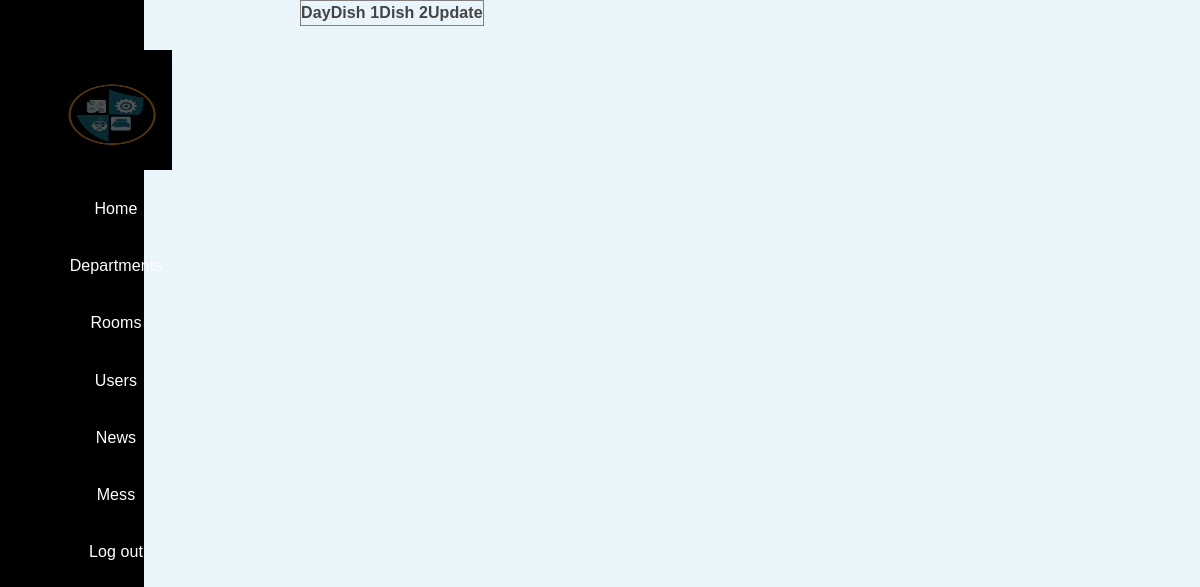
The page /mess.php on the database as committed earlier.
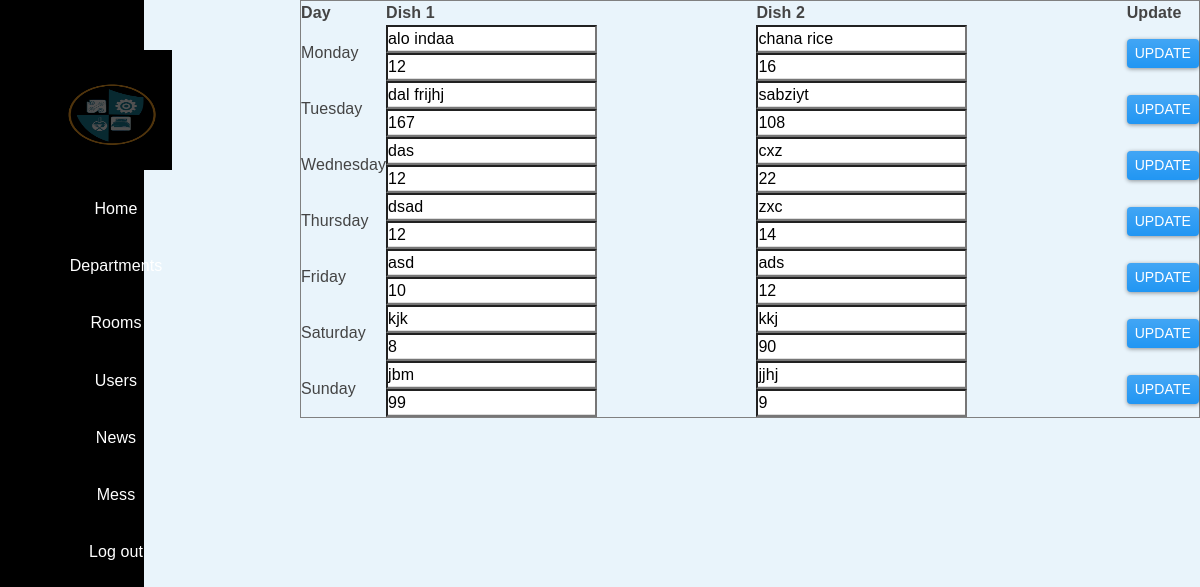
The same page on the database as committed later.
### tables this page shows
CREATE TABLE `mess` (
  `id` int(11) NOT NULL,
  `dish1` varchar(100) NOT NULL,
  `dish2` varchar(100) NOT NULL,
  `dish1_units` int(11) NOT NULL,
  `dish2_units` int(11) NOT NULL,
  `day` smallint(6) NOT NULL
);

### helpers/helpers.php (called while the page is built, shortened)
<?php
function assets($url = null, $cond)
{
    if ($cond == 2)
        $folder = 'images/';
    elseif ($cond == 1)
        $folder = 'css/';
    elseif ($cond == 3)
        $folder = 'js/';
    else
        $folder = '';
    if ($url != null) {
        return SITE_URL . 'assets/' . $folder . $url . '?refresh=' . time();
    }
    return SITE_URL;
}

### helpers/dbfun.php (called while the page is built, shortened)
<?php
function all_data($db, $table, $where = null, $count = false)
{
    $condition = '';
    $qry = "SELECT * FROM $table  $condition ";
    $res = mysqli_query($db, $qry);
    if ($count == false) {
        return mysqli_fetch_all($res, MYSQLI_ASSOC);
    } elseif ($count == true) {
        return mysqli_num_rows($res);
    }
}

### mess.php (the view, shortened to what this page needs)
<?php require_once 'layout/admin/header.php'; ?>
<?php include_once 'layout/admin/sidebar.php'; ?>
<?php
$mess = all_data($db, 'mess');?>
<div style="margin-left: 300px;">
    <div>
        <table border="1">
            <thead>
                <tr>
                    <th>Day</th>
                    <th>Dish 1</th>
                    <th>Dish 2</th>
                    <th>Update</th>
                </tr>
            </thead>
            <tbody>
                <?php foreach ($mess as $single) {
                ?>
                    <tr>
                        <td><?= date('l', strtotime("Sunday +{$single['day']} days")) ?></td>
                        <td>
                            <input type="text" value="<?= $single['dish1'] ?>" id="dish1<?= $single['day'] ?>">
                            <input type="text" value="<?= $single['dish1_units'] ?>" id="dish1-units<?= $single['day'] ?>">
                        </td>
                        <td>
                            <input type="text" value="<?= $single['dish2'] ?>" id="dish2<?= $single['day'] ?>">
                            <input type="text" value="<?= $single['dish2_units'] ?>" id="dish2-units<?= $single['day'] ?>">
                        </td>
                        <td><input type="button" class="btn btn-sm btn-primary update-dish" value="update" data-day="<?= $single['day'] ?>" /></td>
                    </tr>
                <?php } ?>
            </tbody>
        </table>
    </div>
</div>
<?php require_once 'layout/admin/footer.php'; ?>

### layout/admin/header.php (shortened to what this page needs)
<!DOCTYPE html>
<html lang="en">
<head>
    <link rel="stylesheet" href="<?= assets('bootstrap.min.css',1)?>">
    <link rel="stylesheet" href="<?= assets('style.css',1)?>">
</head>
<body>

### layout/admin/sidebar.php
<div class="menu-bar">
        <ul>
            <img src="<?= assets('logo.jpg',2)?>" alt="" class="logo" height="120" width="120">
            <a href="dashboard.php">
                <li><i class="fa fa-user" aria-hidden="true"></i>Home</li>
            </a>
            <a href="departments.php">
                <li><i class="fa fa-user" aria-hidden="true"></i>Departments</li>
            </a>
            <a href="rooms.php">
                <li><i class="fa fa-user" aria-hidden="true"></i>Rooms</li>
            </a>
            <a href="users.php">
                <li><i class="fa fa-bed" aria-hidden="true"></i>Users</li>
            </a>
            <a href="news.php">
                <li><i class="fa fa-cutlery" aria-hidden="true"></i>News</li>
            </a>
            <a href="mess.php">
                <li><i class="fa fa-fire" aria-hidden="true"></i>Mess</li>
            </a>
            <a href="D:\FYP-2023\Mess management system.html">
                <li><i class="fa fa-sign-out" aria-hidden="true"></i>Log out</li>
            </a>
        </ul>
    </div>

### layout/admin/footer.php (shortened to what this page needs)
</body>
</html>

### assets/css/style.css (style rules this page uses)
* { padding: 0%; margin: 0%; box-sizing: border-box; }
body { background-color: #e9f4fb; box-sizing: border-box; font-family: 'Poppins', sans-serif; }
.menu-bar { background-color: #000000; text-align: center; width: 12%; float: left; position: fixed; height: 100vh; margin: auto; padding: 50.2px 0; display: flex; }
.menu-bar ul { display: table-column; list-style: none; color: #fff; }
.menu-bar ul li { width: 120px; line-height: 25px; margin: 20px; padding: 6.05px; }
.menu-bar a { text-decoration: none; color: #fff; }

Rows that differ between the two databases and show on the page:
added mess: day "Monday", dish1 "alo indaa", dish1_units "12", dish2 "chana rice", dish2_units "16"
added mess: day "Tuesday", dish1 "dal frijhj", dish1_units "167", dish2 "sabziyt", dish2_units "108"
added mess: day "Wednesday", dish1 "das", dish1_units "12", dish2 "cxz", dish2_units "22"
added mess: day "Thursday", dish1 "dsad", dish1_units "12", dish2 "zxc", dish2_units "14"
added mess: day "Friday", dish1 "asd", dish1_units "10", dish2 "ads", dish2_units "12"
added mess: day "Saturday", dish1 "kjk", dish1_units "8", dish2 "kkj", dish2_units "90"
added mess: day "Sunday", dish1 "jbm", dish1_units "99", dish2 "jjhj", dish2_units "9"
